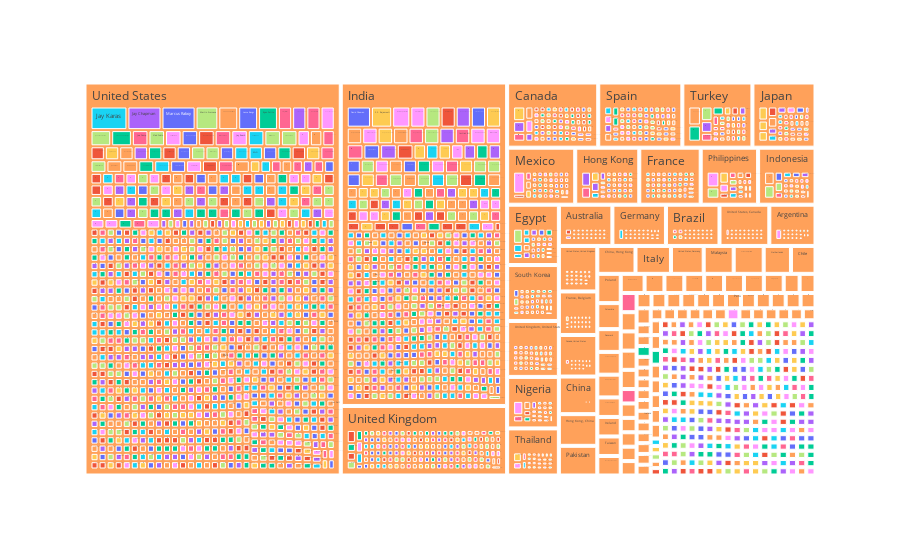

Notebook code for this chart:
### Markdown cell above
# Directors in different countries

### Code cell
#netflix_fr=df[df['country']=='China']
cleaned=df.dropna()
import plotly.express as px
fig = px.treemap(cleaned, path=['country','director'],
                  color='director', hover_data=['director','title'],color_continuous_scale='Purples')
fig.show()

### Figure 1 — Plotly figure (JSON) as saved in the notebook; plotly's stock layout.template omitted (floating-point values rounded to 4 significant figures; data arrays with more than 128 entries replaced by an {"elided": "..."} marker saying what was removed)
{"data": [{"branchvalues": "total", "customdata": {"elided": "3536x3 str values"}, "domain": {"x": [0, 1], "y": [0, 1]}, "hovertemplate": "labels=%{label}<br>count=%{value}<br>parent=%{parent}<br>id=%{id}<br>director=%{customdata[2]}<br>title=%{customdata[1]}<extra></extra>", "ids": {"elided": "3536 str values"}, "labels": {"elided": "3536 str values"}, "marker": {"colors": {"elided": "3536 str values"}}, "name": "", "parents": {"elided": "3536 str values"}, "type": "treemap", "values": {"elided": "3536 int values"}}], "layout": {"legend": {"tracegroupgap": 0}, "margin": {"t": 60}}}
